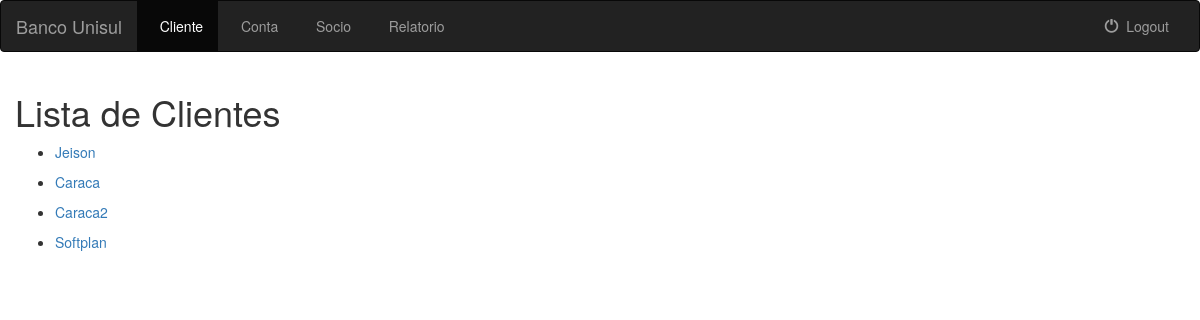
Page /todoscliente/ (signed in) on the earlier database version.
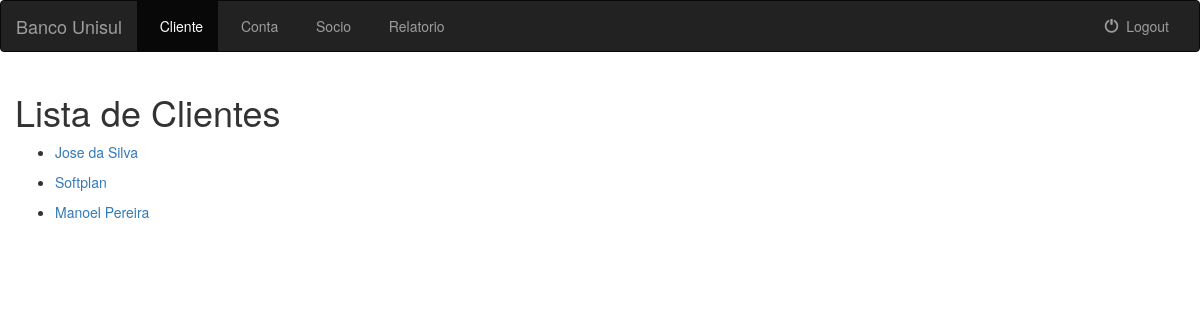
Same page on the later database version.
### banco_unisul/models.py (models this page shows, shortened)
class Cliente(models.Model):
    nome = models.CharField(max_length=200)
    endereco = models.CharField(max_length=200)
    def is_PJ(self):
        try:
            p = ClientePJ.objects.all().filter(id=self.id).get().CNPJ
            return True
        except:
            return False
    class META:
        abstract = True

### banco_unisul/views.py (the view)
# urls.py: url(r'^todoscliente/$', views.TodosClientesView.as_view(), name='todoscliente'),
class TodosClientesView(LoginRequiredMixin, generic.ListView):
    template_name = 'banco_unisul/todoscliente.html'
    context_object_name = 'todos_clientes'
    def get_queryset(self):
        return Cliente.objects.all()

### templates/banco_unisul/todoscliente.html (shortened to what this page needs)
{% extends 'banco_unisul/baseinterno.html' %}
{% block cad_cliente %}active{% endblock %}
{% block body %}
    {% if todos_clientes %}
        <h1 class="col-sm-12">Lista de Clientes</h1>
        {% for cliente in todos_clientes %}
            <div class="col-sm-10">
                <ul>
                    {% if cliente.is_PJ %}<li><a href="{% url 'banco_unisul:detalhepj' cliente.id %}">{{ cliente.nome }}</a></li>
                    {% else %}<li><a href="{% url 'banco_unisul:detalhepf' cliente.id %}">{{ cliente.nome }}</a></li>{% endif %}
                </ul>
            </div>
        {% endfor %}
    {% else %}
        <div>
            <h2>
                Não existe clientes cadastrados.
            </h2>
        </div>
    {% endif %}
{% endblock %}

### templates/banco_unisul/baseinterno.html (shortened to what this page needs)
<!DOCTYPE html>
<html lang="en">
<head>
    {% load staticfiles %}
    <link rel="stylesheet" href="https://maxcdn.bootstrapcdn.com/bootstrap/3.3.6/css/bootstrap.min.css">
    <link rel="stylesheet" type="text/css" href="{% static 'banco_unisul/style.css' %}"/>
</head>
<body>
<nav class="navbar navbar-inverse">
    <div class="container-fluid">
        <div class="navbar-header">
            <a class="navbar-brand" href="{% url 'banco_unisul:index' %}">Banco Unisul</a>
        </div>
        <div class="collapse navbar-collapse" id="topNavBar">
            <ul class="nav navbar-nav">
                {% block menu %}
                <li class="{% block cad_cliente %}{% endblock %}"><a href="{% url 'banco_unisul:cad_cliente' %}">&nbsp; Cliente</a></li>
                <li class="{% block cad_conta %}{% endblock %}"><a href="{% url 'banco_unisul:cad_conta' %}">&nbsp; Conta</a></li>
                <li class="{% block cad_socio %}{% endblock %}"><a href="{% url 'banco_unisul:cad_socio' %}">&nbsp; Socio</a></li>
                <li class="{% block relatorio %}{% endblock %}"><a href="{% url 'banco_unisul:relatorio' %}">&nbsp; Relatorio</a></li>
                {% endblock %}
            </ul>
            <ul class="nav navbar-nav navbar-right">
                <li>
                    <a href="{% url 'banco_unisul:logout_user' %}">
                        <span class="glyphicon glyphicon-off" aria-hidden="true"></span>&nbsp; Logout
                    </a>
                </li>
            </ul>
        </div>
    </div>
</nav>
{% block body %}
{% endblock %}
</body>
</html>

Differences in the rows shown:
removed Cliente: nome "Jeison"
removed Cliente: nome "Caraca"
removed Cliente: nome "Caraca2"
added Cliente: nome "Jose da Silva"
added Cliente: nome "Manoel Pereira"
